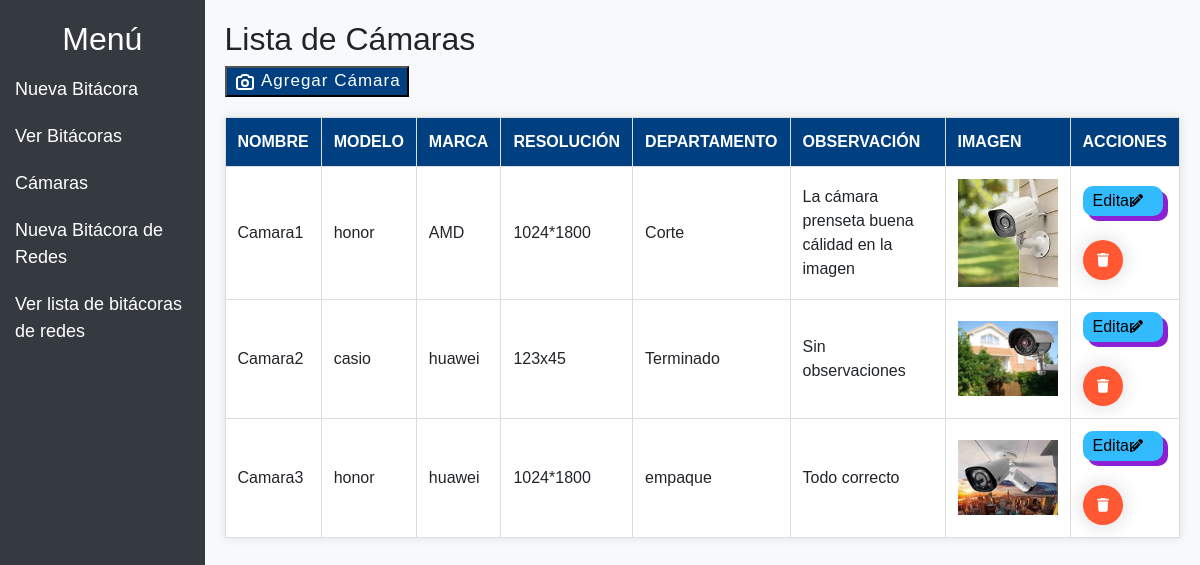
/index.php/camaras, run on the app's committed database.
### tables this page shows
CREATE TABLE `camaras` (
  `id` int(11) NOT NULL,
  `modelo` varchar(100) NOT NULL,
  `marca` varchar(100) NOT NULL,
  `resolucion` varchar(50) NOT NULL,
  `departamento` varchar(100) DEFAULT NULL,
  `nombre` varchar(100) DEFAULT NULL,
  `observacion` text DEFAULT NULL,
  `created_at` timestamp NOT NULL DEFAULT current_timestamp(),
  `imagen` varchar(255) DEFAULT NULL
);

### application/controllers/Camaras.php (called while the page is built, shortened)
<?php
class Camaras extends CI_Controller {
    public function __construct() {
        $this->load->model('camara_model');
        $this->load->helper('url');
        $this->load->library('form_validation');
    }
    public function index() {
        $data['camaras'] = $this->camara_model->get_all_camaras();
        $data['contenido'] = 'camaras/lista';
        $this->load->view('sidebar_menu', $data);
    }
}

### index.php (called while the page is built, shortened)
<?php
require_once BASEPATH.'core/CodeIgniter.php';

### application/models/Camara_model.php (called while the page is built, shortened)
<?php
class Camara_model extends CI_Model {
    public function get_all_camaras() {
        $query = $this->db->get('camaras');
        return $query->result_array();
    }
}

### application/views/camaras/lista.php (the view, shortened to what this page needs)
<!DOCTYPE html>
<html lang="es">
<head>
</head>
<body>
    <h2>Lista de Cámaras</h2>
    <button class="buttonC" href="javascript:void(0);" id="btnAbrirModalAgregar">
        <span class="lable">Agregar Cámara</span>
    </button>
    <table>
        <thead>
            <tr>
                <th>Nombre</th>
                <th>Modelo</th>
                <th>Marca</th>
                <th>Resolución</th>
                <th>Departamento</th>
                <th>Observación</th>
                <th>Imagen</th>
                <th>Acciones</th>
            </tr>
        </thead>
        <tbody>
            <?php foreach ($camaras as $camara): ?>
            <tr>
                <td><?php echo $camara['nombre']; ?></td>
                <td><?php echo $camara['modelo']; ?></td>
                <td><?php echo $camara['marca']; ?></td>
                <td><?php echo $camara['resolucion']; ?></td>
                <td><?php echo $camara['departamento']; ?></td>
                <td><?php echo $camara['observacion']; ?></td>
                <td>
                    <?php if (!empty($camara['imagen'])): ?>
                    <img src="<?php echo base_url('uploads/' . $camara['imagen']); ?>" alt="Imagen de la cámara">
                    <?php endif; ?>
                </td>
                <td class="actions">
                    <button class="Btn" href="javascript:void(0);" id="btnAbrirModalEditar_<?php echo $camara['id']; ?>"
                        onclick="abrirModalEditar(<?php echo $camara['id']; ?>)">Editar
                    </button> <br>
                    <a href="<?php echo site_url('camaras/eliminar/' . $camara['id']); ?>" class="button delete"
                        onclick="return confirm('¿Estás seguro de que quieres eliminar esta cámara?');">
                        <svg viewBox="0 0 448 512" class="svgIcon">
                            <path
                                d="M135.2 17.7L128 32H32C14.3 32 0 46.3 0 64S14.3 96 32 96H416c17.7 0 32-14.3 32-32s-14.3-32-32-32H320l-7.2-14.3C307.4 6.8 296.3 0 284.2 0H163.8c-12.1 0-23.2 6.8-28.6 17.7zM416 128H32L53.2 467c1.6 25.3 22.6 45 47.9 45H346.9c25.3 0 46.3-19.7 47.9-45L416 128z">
                            </path>
                        </svg>
                    </a>
                </td>
            </tr>
            <?php endforeach; ?>
        </tbody>
    </table>
</body>
</html>

### application/views/sidebar_menu.php (shortened to what this page needs)
<!DOCTYPE html>
<html lang="es">
<head>
    <link href="https://stackpath.bootstrapcdn.com/bootstrap/4.5.2/css/bootstrap.min.css" rel="stylesheet">
</head>
<body>
<div class="sidebar">
    <h2 class="text-center">Menú</h2>
    <a href="<?php echo site_url('bitacora/'); ?>">Nueva Bitácora</a>
    <a href="<?php echo site_url('bitacora/lista'); ?>">Ver Bitácoras</a>
    <a href="<?php echo site_url('camaras/'); ?>">Cámaras</a>
    <a href="<?= base_url('index.php/redes/nueva_bitacora') ?>">Nueva Bitácora de Redes</a>
    <a href="<?= base_url('index.php/redes/lista') ?>">Ver lista de bitácoras de redes</a>
</div>
<div class="content">
    <?php $this->load->view($contenido); ?>
</div>
</body>
</html>

### application/views/sidebar_menu.php (style rules this page uses)
body { display: flex; min-height: 100vh; margin: 0; font-family: Arial, sans-serif; background-color: #f8f9fa; }
.sidebar { width: 250px; background-color: #343a40; padding-top: 20px; color: #fff; }
.sidebar a { padding: 10px 15px; text-decoration: none; font-size: 18px; color: #fff; display: block; }
.content { flex-grow: 1; padding: 20px; }

### application/views/camaras/lista.php (style rules this page uses)
table { width: 100%; border-collapse: collapse; margin-top: 20px; background-color: #fff; box-shadow: 0 0 10px rgba(0, 0, 0, 0.1); }
th, td { border: 1px solid #ddd; padding: 12px; text-align: left; }
th { background-color: #004080; color: #fff; text-transform: uppercase; }
img { width: 100px; }
.actions a { margin-right: 10px; text-decoration: none; color: #007bff; }
.actions a.delete { color: #d9534f; }
.Btn { position: relative; display: flex; align-items: center; justify-content: flex-start; width: 80px; height: 30px; border: none; padding: 0px 10px; background-color: rgb(51, 187, 255); color: black; font-weight: 500; cursor: pointer; border-radius: 10px; box-shadow: 5px 5px 0px rgb(140, 32, 212); transition-duration: .3s; }
.svg { width: 13px; position: absolute; right: 0; margin-right: 20px; fill: black; transition-duration: .3s; }
.button { width: 40px; height: 40px; border-radius: 50%; background-color: rgb(255, 88, 51); border: none; font-weight: 600; display: flex; align-items: center; justify-content: center; box-shadow: 0px 0px 20px rgba(0, 0, 0, 0.164); cursor: pointer; transition-duration: .3s; overflow: hidden; position: relative; }
.svgIcon { width: 12px; transition-duration: .3s; }
.button::before { position: absolute; top: -20px; content: "Eliminar"; color: white; transition-duration: .3s; font-size: 2px; }
.buttonC { background-color: #004080; }
.lable { line-height: 22px; font-size: 17px; color: white; font-family: sans-serif; letter-spacing: 1px; }

### data on the page
camaras: nombre "Camara1", modelo "honor", marca "AMD", resolucion "1024*1800", departamento "Corte", observacion "La cámara prenseta buena cálidad en la imagen", imagen (picture)
camaras: nombre "Camara2", modelo "casio", marca "huawei", resolucion "123x45", departamento "Terminado", observacion "Sin observaciones", imagen (picture)
camaras: nombre "Camara3", modelo "honor", marca "huawei", resolucion "1024*1800", departamento "empaque", observacion "Todo correcto", imagen (picture)
